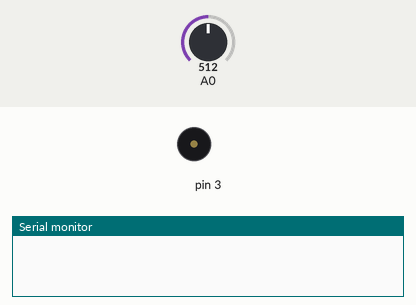
This sketch was run on a simulated Arduino Uno, built with avr-gcc and run on an emulated ATmega328P. Parts: buzzer (waves = sounding), the last lines printed to the serial monitor. The test bench sets the inputs (shaded band); at power-on: A0 = 512.

Above: at 1.2 s.
1.3 s: A0 set to 0
At 1.55 s:
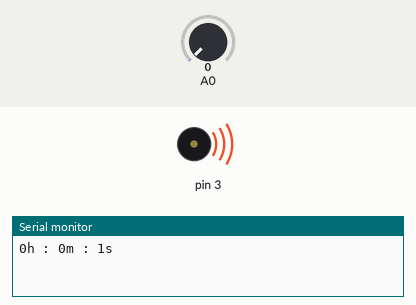
2.8 s: A0 set to 122
At 3.4 s:
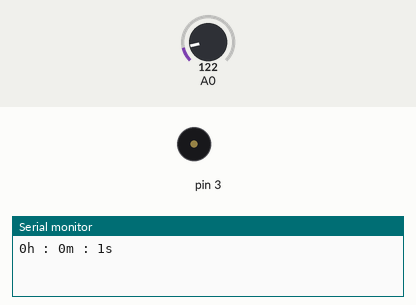
Timing chart, 0 to 5.8 s (numbered marks = the images above; inputs shaded):
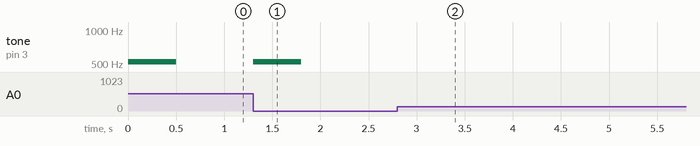

The sketch:

Arduino_for_Reduce_SmartPhone_using.ino
```cpp
int force = 0;
int buzzer = 13;
int ledPin = 7;
long cnt, mil;
int hour = 0, min = 0;
int check = 0; // 시간, 분, 초를 한 번만 출력하기 위한 변수
boolean state=false;
void setup(){
  Serial.begin(9600);
  tone(3,523,500);
}

void loop(){
  force = analogRead(A0);
  if(force == 0){
    tone(3,523,500);
    digitalWrite(ledPin, HIGH);
    if(cnt > 0){ // 시간, 분, 초 출력
      if(check == 0){
        Serial.print(hour);
        Serial.print("h : ");
        Serial.print(min);
        Serial.print("m : ");
        Serial.print(cnt);
        Serial.println("s");
        check = 1;
      }
      delay(3600);
    }

  }

  else if(force >= 0.001){
    digitalWrite(ledPin, LOW);
    if((millis() - mil) >= 1000){
      mil = millis();
      check = 0;
      cnt++;

    }
    }
 else{}
  min = (cnt/60)%60; // 분 계산
  hour = (cnt/(60*60))%24;  // 시간 계산
}
```

Measured:
- after the input at 1.3 s, tone on pin 3: silent → 523 Hz at once, → silent 0.50 s later
- after the input at 2.8 s, tone on pin 3: stops changing and stays silent
